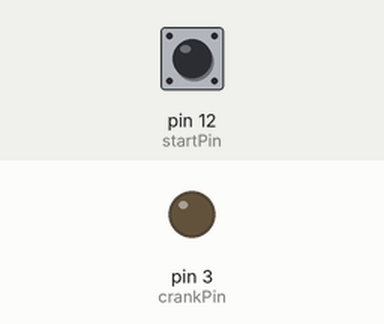
This sketch was run on a simulated Arduino Uno, built with avr-gcc and run on an emulated ATmega328P. Parts: output pins drawn as LEDs (lit = HIGH). Inputs (shaded band) come from the test bench; at power-on: pin 12 (startPin) HIGH.

Above: at 1.2 s.
1.3 s: pin 12 (startPin) pulled LOW for 1 s
At 1.49 s:
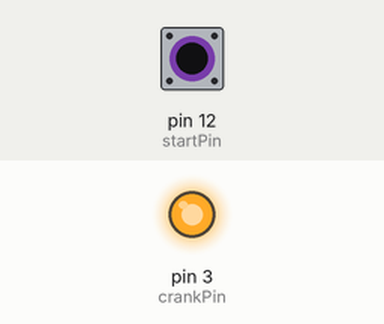
4.3 s: pin 12 (startPin) pulled LOW for 3.2 s
At 8.8 s:
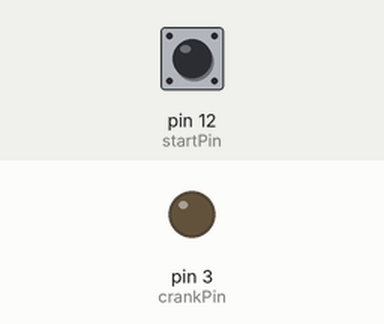
Timing chart, 0 to 10.3 s (numbered marks = the images above; inputs shaded):
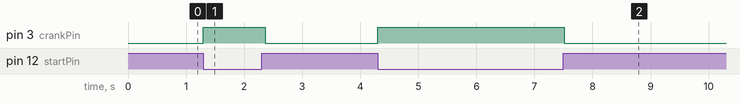

Measured:
- after the input at 1.3 s, pin 3 (crankPin): LOW → HIGH at once, → LOW 1.1 s later
- after the input at 4.3 s, pin 3 (crankPin): LOW → HIGH at once, → LOW 3.2 s later

The sketch:

8501_ISM_ISX_engine_speed.ino
```cpp
//GLOBAL VAR

int crankPin=3;
int startPin=12;
long long triggerTime=0; //when should event happen in micros

long startSpacing=100000;//this is starting spacing to start engine slowly
int crankingDifference=500;//used to slowly bring up rpm speed from 0 RPM to wanted RPM


long triggerSpacing=8333; //in micros 2500 micros=1978 RPM, 10,000 micros = 500 RPM 8,333 micros = 600 RPM somewhat formula (100,000/(wanted rpm/50)) = wanted micros for RPM
long triggerLowSpacing=triggerSpacing*.75;//low has to happen before next trigger so will always be less than triggerspacing
bool triggerOccured=false;

bool spacingChange=false;// will keep track if recalculation for spacing at wanted RPM is needed
int wantedRpm=0;//to be used later with formula for RPM and pulse spacing


void setup() {
  // put your setup code here, to run once:
pinMode(crankPin,OUTPUT);
pinMode(startPin,INPUT_PULLUP);
}

void loop() {
//recalculate spacing because rpm was changed
if(spacingChange){
  triggerSpacing=spacingFormula(wantedRpm);
}

//if we already triggered a high pulse then recalculate trigger time and set flag false
if(triggerOccured){
  //
  if(triggerSpacing!=startSpacing){
  triggerTime=reduceTriggerSpacing(crankingDifference);//reduce spacing slowly to simulate starting engine
  triggerOccured=false;
  }
  else{
  triggerTime=micros()+triggerSpacing;
  triggerOccured=false;
  }
}


//if start pin is low and its the trigger time or over
if((digitalRead(startPin)==LOW) && (micros()>=triggerTime)){
  triggerPulse(crankPin);
  triggerOccured=true;
}
//else check trigger time for it to go low
else if (micros()>=(triggerTime-triggerLowSpacing)){
  endPulse(crankPin);
}


}

//****************************************************END OF MAIN LOOP*************************************************************


//******************************************************FUNCTIONS BELOW***************************************************************
//returns spacing for wanted RPM
long spacingFormula(int rpm_){
  return (100000/(rpm_/50));
}

//reduces trigger spacing by desired amount
long reduceTriggerSpacing(int difference_){
  startSpacing=startSpacing-difference_;
  triggerTime=micros()+(startSpacing);
 return triggerTime;
}
void triggerPulse(int pin_){
  digitalWrite(pin_,HIGH);
  return;
}
void endPulse(int pin_){
  digitalWrite(pin_,LOW);
  return;
}
```
